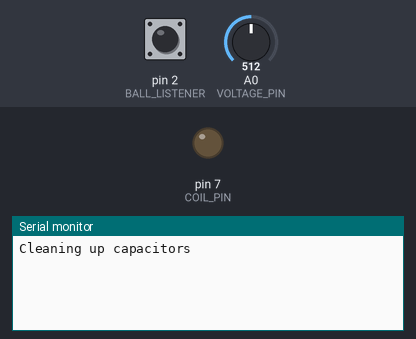
The sketch below on a simulated Arduino Uno, built with avr-gcc and run on an emulated ATmega328P. On the bench: output pins drawn as LEDs (lit = HIGH), the last lines printed to the serial monitor. The test bench sets the inputs (shaded band); at power-on: A0 (VOLTAGE_PIN) = 512, pin 2 (BALL_LISTENER) HIGH.

Above: at 0.1 s.
2.3 s: A0 (VOLTAGE_PIN) set to 421
At 3.3 s:
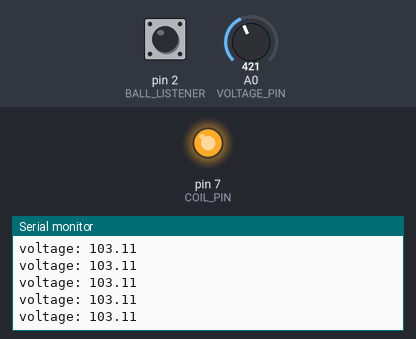
5.3 s: A0 (VOLTAGE_PIN) set to 401
At 5.8 s:
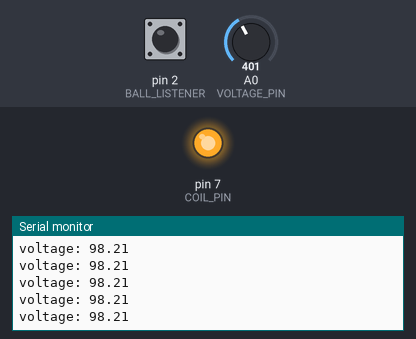
Timing chart, 0 to 8.3 s (numbered marks = the images above; inputs shaded):
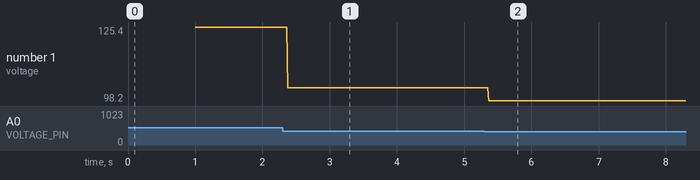

Measured:
- after the input at 2.3 s, the serial monitor: prints a new line after 0.08 s (image 1)
- after the input at 5.3 s, the serial monitor: prints a new line after 0.07 s (image 2)
- plotted number 1: 125.4 → 103.11 after the input at 2.3 s, 103.11 → 98.2 after the input at 5.3 s

The sketch:

ball_thrower.ino
```cpp
int VOLTAGE_PIN = A0;
int COIL_PIN = 7;
int BALL_LISTENER = 2;
int SECONDS = 1000;

void shoot() {
  digitalWrite(COIL_PIN, LOW);
  delay(1000);
  digitalWrite(COIL_PIN, HIGH);
}

void setup() {
  Serial.begin(9600);
  pinMode(COIL_PIN, OUTPUT);
  pinMode(BALL_LISTENER, INPUT_PULLUP);
  Serial.println("Cleaning up capacitors");
  shoot();
}

void loop() {
  float voltage = (analogRead(A0) * 220.0 * 1.14) / 1024.0;
  // since using pull_up, 0 means has ball, 1 means no ball
  int ball_in = digitalRead(BALL_LISTENER);
  Serial.print("voltage: ");
  Serial.println(voltage);
  if (voltage > 200 && ball_in == 0) {
    delay(1.5 * SECONDS);
    Serial.println("Shooting!");
    shoot();
  }
}
```
